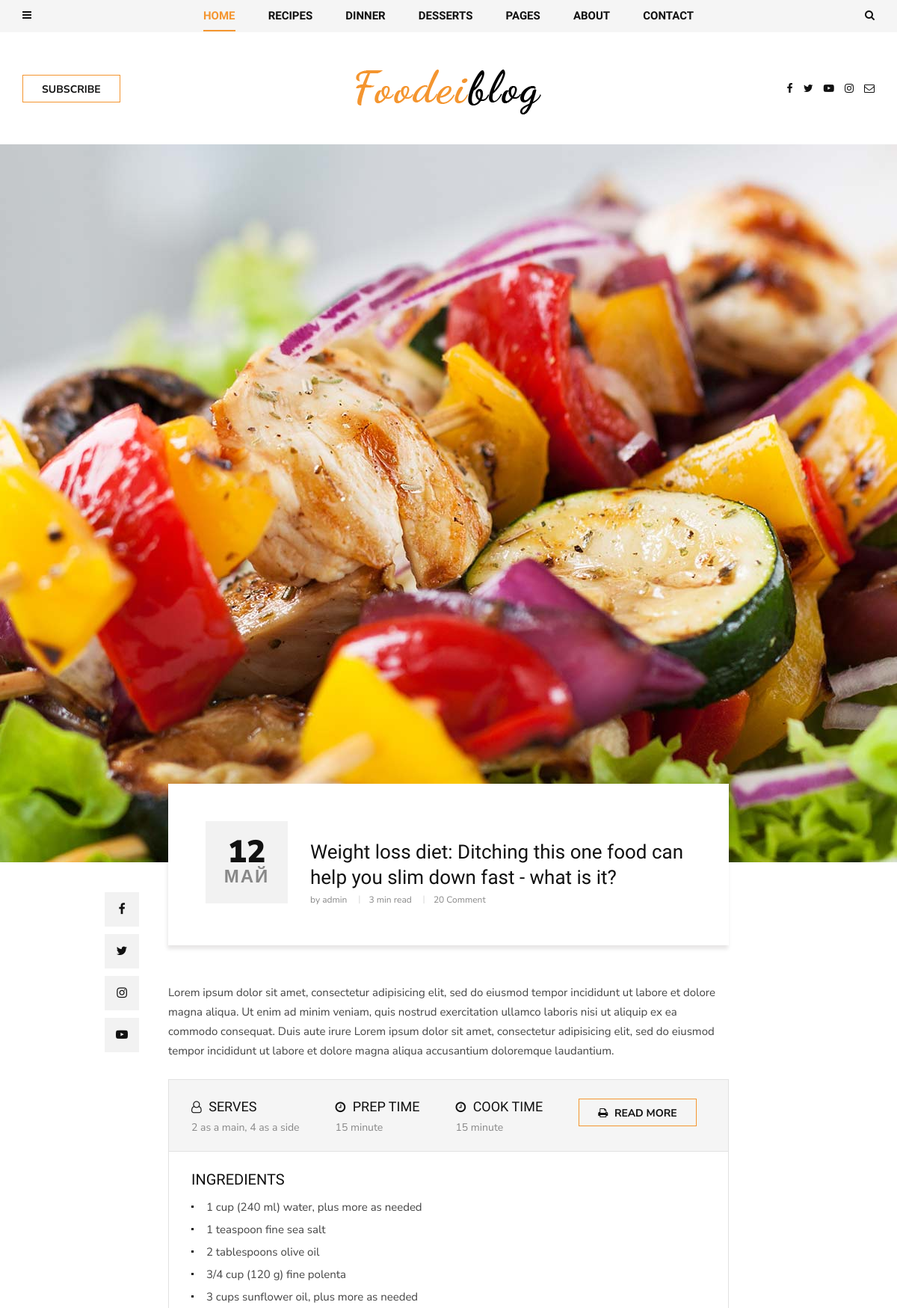
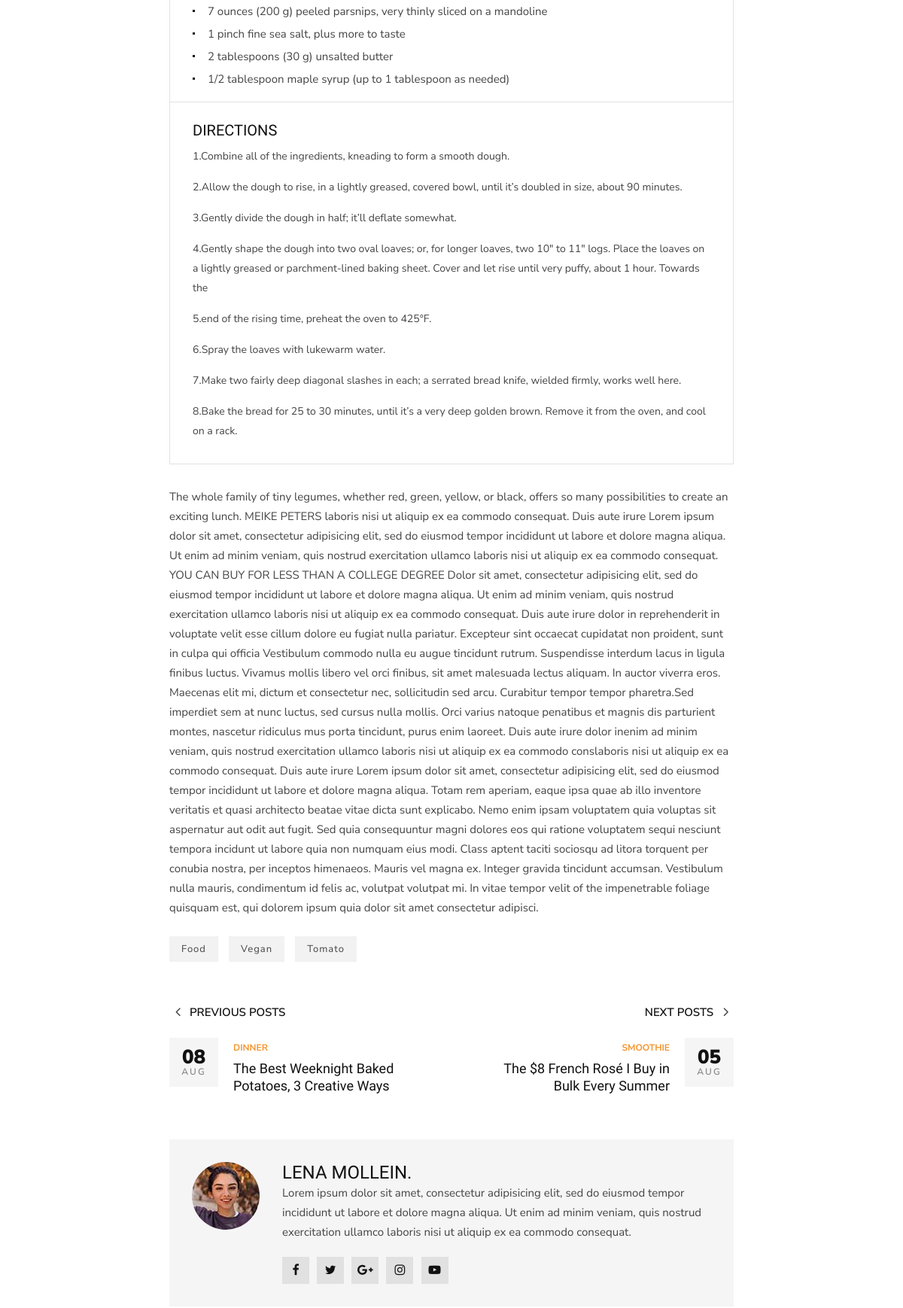
The page /food_vegan/food_vegan (upper part) on the database its author committed (2 pictures, top to bottom).
### blog/models.py (models this page shows, shortened)
class Post(models.Model):
    author = models.ForeignKey(User, related_name="posts", on_delete=models.CASCADE)
    title = models.CharField(max_length=200)
    image = models.ImageField(upload_to='articles/')
    description = RichTextField()
    text = RichTextField()
    category = models.ForeignKey(
        Category,
        related_name="post",
        on_delete=models.SET_NULL,
        null=True
    )
    tags = models.ManyToManyField(Tag, related_name="post")
    create_at = models.DateTimeField(auto_now_add=True)
    slug = models.SlugField(max_length=200, unique=True)
    def get_recipes(self):
        return self.recipes.all()

class Recipe(models.Model):
    name = models.CharField(max_length=100)
    serves = models.CharField(max_length=50)
    prep_time = models.PositiveIntegerField(default=0)
    cook_time = models.PositiveIntegerField(default=0)
    ingredients = RichTextField()
    directions = RichTextField()
    post = models.ForeignKey(
        Post,
        related_name="recipes",
        on_delete=models.SET_NULL,
        null=True,
        blank=True
    )

class Tag(models.Model):
    name = models.CharField(max_length=100)
    slug = models.SlugField(max_length=100)

### blog/views.py (the view)
# urls.py: path('<slug:slug>/<slug:post_slug>', views.PostDetailView.as_view(), name='post_single'),
class PostDetailView(DetailView):
    model = Post
    context_object_name = 'post'
    slug_url_kwarg = 'post_slug'

### templates/blog/post_detail.html (shortened to what this page needs)
{% extends 'base.html' %}
{% block content %}
    <section class="single-post spad">
        <div class="single-post__hero set-bg" data-setbg="{{ post.image.url }}"></div>
        <div class="container">
            <div class="row d-flex justify-content-center">
                <div class="col-lg-8">
                    <div class="single-post__title">
                        <div class="single-post__title__meta">
                            <h2>{{ post.create_at|date:'d' }}</h2>
                            <span>{{ post.create_at|date:'M' }}</span>
                        </div>
                        <div class="single-post__title__text">
                            <ul class="label">
                            </ul>
                            <h4>{{ post.title }}</h4>
                            <ul class="widget">
                                <li>by {{ post.author }}</li>
                                <li>3 min read</li>
                                <li>20 Comment</li>
                            </ul>
                        </div>
                    </div>
                    <div class="single-post__social__item">
                        <ul>
                            <li><a href="#"><i class="fa fa-facebook"></i></a></li>
                            <li><a href="#"><i class="fa fa-twitter"></i></a></li>
                            <li><a href="#"><i class="fa fa-instagram"></i></a></li>
                            <li><a href="#"><i class="fa fa-youtube-play"></i></a></li>
                        </ul>
                    </div>
                    <div class="single-post__top__text">
                        <p>{{ post.description|safe }} </p>
                    </div>
                    <div class="single-post__recipe__details">
                        {% for recipe in post.get_recipes %}
                            <div class="single-post__recipe__details__option">
                                <ul>
                                    <li>
                                        <h5><i class="fa fa-user-o"></i> SERVES</h5>
                                        <span>{{ recipe.serves }}</span>
                                    </li>
                                    <li>
                                        <h5><i class="fa fa-clock-o"></i> PREP TIME</h5>
                                        <span>{{ recipe.prep_time }} minute</span>
                                    </li>
                                    <li>
                                        <h5><i class="fa fa-clock-o"></i> Cook TIME</h5>
                                        <span>{{ recipe.cook_time }} minute</span>
                                    </li>
                                    <li><a href="#" class="primary-btn"><i class="fa fa-print"></i> Read more</a></li>
                                </ul>
                            </div>
                            <div class="single-post__recipe__details__indegradients">
                                <h5>Ingredients</h5>
                                {{ recipe.ingredients|safe }}
                            </div>
                            <div class="single-post__recipe__details__direction">
                                <h5>Directions</h5>
                                {{ recipe.directions|safe }}
                            </div>
                        {% endfor %}
                    </div>
                    <div class="single-post__desc">
                        <p>{{ post.text|safe }}</p>
                    </div>
                    <div class="single-post__tags">
                        {% for tag in post.tags.all %}
                            <a href="#">{{ tag.name }}</a>
                        {% endfor %}
                    </div>
                    <div class="single-post__next__previous">
                        <div class="row">
                            <div class="col-lg-6 col-md-6 col-sm-6">
                                <a href="#" class="single-post__previous">
                                    <h6><span class="arrow_carrot-left"></span> Previous posts</h6>
                                    <div class="single-post__previous__meta">
                                        <h4>08</h4>
                                        <span>Aug</span>
                                    </div>
                                    <div class="single-post__previous__text">
                                        <span>Dinner</span>
                                        <h5>The Best Weeknight Baked <br/>Potatoes, 3 Creative Ways</h5>
                                    </div>
                                </a>
                            </div>
                            <div class="col-lg-6 col-md-6 col-sm-6">
                                <a href="#" class="single-post__next">
                                    <h6>Next posts <span class="arrow_carrot-right"></span></h6>
                                    <div class="single-post__next__meta">
                                        <h4>05</h4>
                                        <span>Aug</span>
                                    </div>
                                    <div class="single-post__next__text">
                                        <span>Smoothie</span>
                                        <h5>The $8 French Rosé I Buy in <br/>Bulk Every Summer</h5>
                                    </div>
                                </a>
                            </div>
                        </div>
                    </div>
                    <div class="single-post__author__profile">
                        <div class="single-post__author__profile__pic">
                            <img src="img/categories/single-post/author-profile.jpg" alt="">
                        </div>
                        <div class="single-post__author__profile__text">
                            <h4>Lena Mollein.</h4>
                            <p>Lorem ipsum dolor sit amet, consectetur adipisicing elit, sed do eiusmod tempor
                                incididunt ut labore et dolore magna aliqua. Ut enim ad minim veniam, quis nostrud
                                exercitation ullamco laboris nisi ut aliquip ex ea commodo consequat.</p>
                            <div class="single-post__author__profile__social">
                                <a href="#"><i class="fa fa-facebook"></i></a>
                                <a href="#"><i class="fa fa-twitter"></i></a>
                                <a href="#"><i class="fa fa-google-plus"></i></a>
                                <a href="#"><i class="fa fa-instagram"></i></a>
                                <a href="#"><i class="fa fa-youtube-play"></i></a>
                            </div>
                        </div>
                    </div>
                </div>
            </div>
        </div>
    </section>
{% endblock content %}

### templates/base.html (shortened to what this page needs)
<!DOCTYPE html>
<html lang="zxx">
{% load static %}
<head>
    <link rel="stylesheet" href="{% static 'css/bootstrap.min.css' %}" type="text/css">
    <link rel="stylesheet" href="{% static 'css/font-awesome.min.css' %}" type="text/css">
    <link rel="stylesheet" href="{% static 'css/elegant-icons.css' %}" type="text/css">
    <link rel="stylesheet" href="{% static 'css/owl.carousel.min.css' %}" type="text/css">
    <link rel="stylesheet" href="{% static 'css/slicknav.min.css' %}" type="text/css">
    <link rel="stylesheet" href="{% static 'css/style.css' %}" type="text/css">
</head>
<body>
    <header class="header">
        <div class="header__top">
            <div class="container">
                <div class="row">
                    <div class="col-lg-2 col-md-1 col-6 order-md-1 order-1">
                        <div class="header__humberger">
                            <i class="fa fa-bars humberger__open"></i>
                        </div>
                    </div>
                    <div class="col-lg-8 col-md-10 order-md-2 order-3">
                        <nav class="header__menu">
                            <ul>
                                <li class="active"><a href="./index.html">Home</a></li>
                                <li><a href="#">Recipes</a>
                                </li>
                                <li><a href="#">Dinner</a></li>
                                <li><a href="#">Desserts</a></li>
                                <li class="dropdown"><a href="#">Pages</a>
                                </li>
                                <li><a href="./about.html">About</a></li>
                                <li><a href="./contact.html">Contact</a></li>
                            </ul>
                        </nav>
                    </div>
                    <div class="col-lg-2 col-md-1 col-6 order-md-3 order-2">
                        <div class="header__search">
                            <i class="fa fa-search search-switch"></i>
                        </div>
                    </div>
                </div>
            </div>
        </div>
        <div class="container">
            <div class="row">
                <div class="col-lg-3 col-md-3">
                    <div class="header__btn">
                        <a href="./signin.html" class="primary-btn">Subscribe</a>
                    </div>
                </div>
                <div class="col-lg-6 col-md-6">
                    <div class="header__logo">
                        <a href="./index.html"><img src="img/logo.png" alt=""></a>
                    </div>
                </div>
                <div class="col-lg-3 col-md-3">
                    <div class="header__social">
                        <a href="#"><i class="fa fa-facebook"></i></a>
                        <a href="#"><i class="fa fa-twitter"></i></a>
                        <a href="#"><i class="fa fa-youtube-play"></i></a>
                        <a href="#"><i class="fa fa-instagram"></i></a>
                        <a href="#"><i class="fa fa-envelope-o"></i></a>
                    </div>
                </div>
            </div>
        </div>
    </header>
    {% block content %}{% endblock content %}
</body>
</html>

### rows shown on the page
Post: create_at "12", create_at "МАЙ", title "Weight loss diet: Ditching this one food can help you slim down fast - what is it?", author "admin", description "Lorem ipsum dolor sit amet, consectetur adipisicing elit, sed do eiusmod tempor incididunt ut labore et dolore magna aliqua. Ut enim ad minim veniam, quis nostrud exercitation ullamco laboris nisi ut aliquip ex ea commodo consequat. Duis aute irure Lorem ipsum dolor sit amet, consectetur adipisicing elit, sed do eiusmod tempor incididunt ut labore et dolore magna aliqua accusantium doloremque laudantium.", text "The whole family of tiny legumes, whether red, green, yellow, or black, offers so many possibilities to create an exciting lunch. MEIKE PETERS laboris nisi ut aliquip ex ea commodo consequat. Duis aute irure Lorem ipsum dolor sit amet, consectetur adipisicing elit, sed do eiusmod tempor incididunt ut labore et dolore magna aliqua. Ut enim ad minim veniam, quis nostrud exercitation ullamco laboris nisi ut aliquip ex ea commodo consequat. YOU CAN BUY FOR LESS THAN A COLLEGE DEGREE Dolor sit amet, consectetur adipisicing elit, sed do eiusmod tempor incididunt ut labore et dolore magna aliqua. Ut enim ad minim veniam, quis nostrud exercitation ullamco laboris nisi ut aliquip ex ea commodo…"
Recipe: serves "2 as a main, 4 as a side", prep_time "15", cook_time "15", ingredients "1 cup (240 ml) water, plus more as needed 1 teaspoon fine sea salt 2 tablespoons olive oil 3/4 cup (120 g) fine polenta 3 cups sunflower oil, plus more as needed 7 ounces (200 g) peeled parsnips, very thinly sliced on a mandoline 1 pinch fine sea salt, plus more to taste 2 tablespoons (30 g) unsalted butter 1/2 tablespoon maple syrup (up to 1 tablespoon as needed)", directions "1.Combine all of the ingredients, kneading to form a smooth dough. 2.Allow the dough to rise, in a lightly greased, covered bowl, until it’s doubled in size, about 90 minutes. 3.Gently divide the dough in half; it’ll deflate somewhat. 4.Gently shape the dough into two oval loaves; or, for longer loaves, two 10″ to 11″ logs. Place the loaves on a lightly greased or parchment-lined baking sheet. Cover and let rise until very puffy, about 1 hour. Towards the 5.end of the rising time, preheat the oven to 425°F. 6.Spray the loaves with lukewarm water. 7.Make two fairly deep diagonal slashes in each; a serrated bread knife, wielded firmly, works well here. 8.Bake the bread for 25 to 30 minutes,…"
Tag: name "Food"
Tag: name "Vegan"
Tag: name "Tomato"
